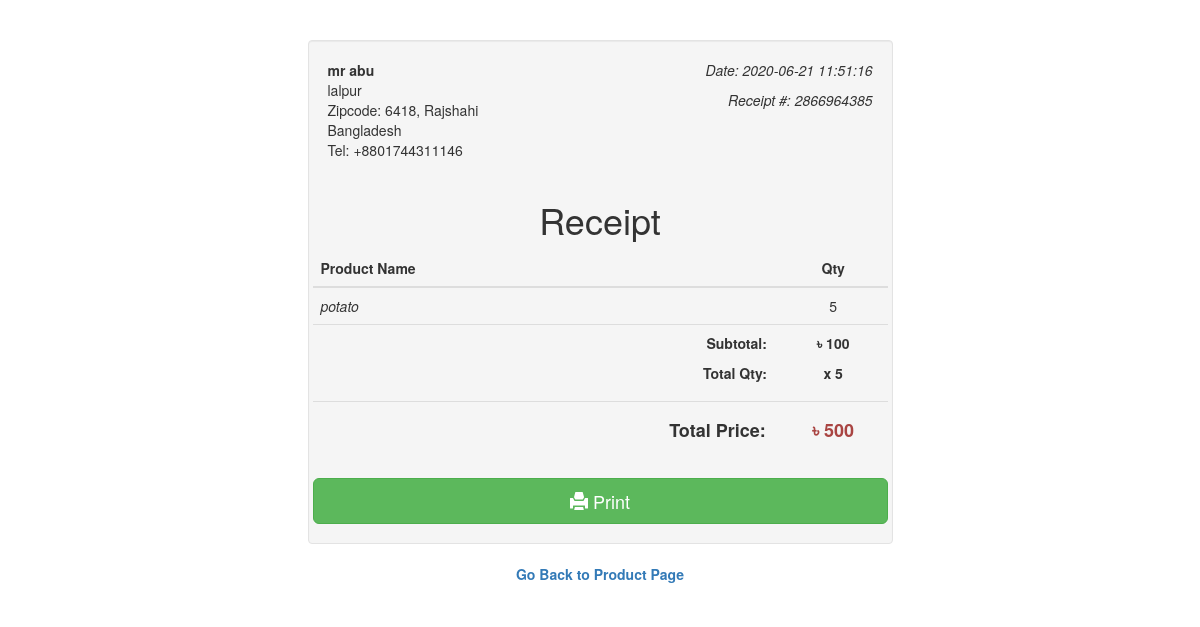
The page /agrifarm/buyer/order-receipt.php?uid=2866964385 (signed in) on the database its author committed.
### tables this page shows
CREATE TABLE `users` (
  `id` int(11) NOT NULL,
  `email` varchar(200) NOT NULL,
  `password` varchar(200) NOT NULL,
  `firstname` varchar(200) DEFAULT NULL,
  `lastname` varchar(200) DEFAULT NULL,
  `phone` varchar(200) DEFAULT NULL,
  `role` int(11) NOT NULL,
  `address` varchar(200) DEFAULT NULL,
  `zipcode` int(11) DEFAULT NULL,
  `country` varchar(100) DEFAULT NULL,
  `state` varchar(100) DEFAULT NULL,
  `profile_pic` varchar(250) DEFAULT NULL,
  `member_since` datetime NOT NULL DEFAULT current_timestamp()
);

CREATE TABLE `order_item` (
  `id` int(11) NOT NULL,
  `order_no` varchar(200) NOT NULL,
  `order_date` datetime NOT NULL DEFAULT current_timestamp(),
  `product_id` int(100) NOT NULL,
  `product` varchar(100) NOT NULL,
  `seller_id` int(100) NOT NULL,
  `qty` int(100) NOT NULL,
  `priceperkg` int(100) NOT NULL,
  `totalprice` int(100) NOT NULL,
  `buyer_id` int(100) NOT NULL,
  `card` varchar(100) DEFAULT NULL,
  `name_on_card` varchar(200) DEFAULT NULL,
  `card_no` bigint(200) DEFAULT NULL,
  `exp_date` date DEFAULT NULL,
  `cvv` int(11) DEFAULT NULL,
  `status` int(11) NOT NULL DEFAULT 0,
  `notify` int(11) NOT NULL DEFAULT 0
);

### agrifarm/session.php (called while the page is built, shortened)
<?php
	include '../conn.php';
	$sql = "SELECT * FROM users WHERE id = '".$_SESSION['user']."'";
	$query = $conn->query($sql);
	$user = $query->fetch_assoc();
?>

### agrifarm/buyer/order-receipt.php (the view, shortened to what this page needs)
<?php
  include '../session.php';
  $uid = $_REQUEST['uid'];
?>
<!DOCTYPE html>
<html lang="en">
<head>
    <link rel="stylesheet" href="https://stackpath.bootstrapcdn.com/font-awesome/4.7.0/css/font-awesome.min.css">
    <link href="//netdna.bootstrapcdn.com/bootstrap/3.0.0/css/bootstrap.min.css" rel="stylesheet" id="bootstrap-css">
</head>
<?php
  $sql = "SELECT * FROM order_item WHERE order_no ='$uid' ";
  $query = $conn->query($sql);
  $row = $query->fetch_assoc();
?>
<body>
<br>
<br>
<div class="container">
    <div class="row">
        <div class="well col-xs-10 col-sm-10 col-md-6 col-xs-offset-1 col-sm-offset-1 col-md-offset-3">
            <div class="row">
                <div class="col-xs-6 col-sm-6 col-md-6">
                    <address>
                        <strong><?php echo $user['firstname'], " ", $user['lastname']; ?></strong>
                        <br>
                        <?php echo $user['address']; ?>
                        <br>
                        Zipcode: <?php echo $user['zipcode']; ?>, <?php echo $user['state']; ?>
                        <br>
                        <?php echo $user['country']; ?>
                        <br>
                        <p>Tel: <?php echo $user['phone']; ?></p>
                    </address>
                </div>
                <div class="col-xs-6 col-sm-6 col-md-6 text-right">
                    <p>
                        <em>Date: <?php echo $row['order_date']; ?></em>
                    </p>
                    <p>
                        <em>Receipt #: <?php echo $row['order_no']; ?></em>
                    </p>
                </div>
            </div>
            <div class="row">
                <div class="text-center">
                    <h1>Receipt</h1>
                </div>
                <table class="table table-hover" width="100%">
                    <thead>
                        <tr>
                            <th>Product Name </th>
                            <th></th>
                            <th></th>
                            <th class="text-center">Qty</th>
                        </tr>
                    </thead>
                    <tbody>
                        <tr>
                            <td><em><?php echo $row['product']; ?></em></h4></td>
                            <td>   </td>
                            <td>   </td>
                            <td class="text-center"> <?php echo $row['qty']; ?> </td>
                        </tr>
                        <tr>
                            <td>   </td>
                                <td>   </td>
                            <td class="text-right">
                                <p>
                                    <strong>Subtotal: </strong>
                                </p>
                                <p>
                                    <strong>Total Qty: </strong>
                                </p>
                            </td>
                            <td class="text-center">
                                <p>
                                    <strong>৳ <?php echo $row['priceperkg']; ?></strong>
                                </p>
                                <p>
                                    <strong>x <?php echo $row['qty']; ?></strong>
                                </p>
                            </td>
                        </tr>
                        <tr>
                            <td>   </td>
                            <td>   </td>
                            <td class="text-right"><h4><strong>Total Price: </strong></h4></td>
                            <td class="text-center text-danger"><h4><strong>৳ <?php echo $row['totalprice']; ?></strong></h4></td>
                        </tr>
                    </tbody>
                </table>
                <a target="_blank" href="receipt.php?uid=<?php echo $row['order_no'];?>" class="btn btn-success btn-lg btn-block">
                    <span class="glyphicon glyphicon-print"></span> Print
                </a>
            </div>
        </div>
    </div
    >
    <div class="form-group text-center">
        <a href="index.php" class=""> <strong>Go Back to Product Page</strong></a>
    </div>
</body>

### rows shown on the page
users: firstname "mr", lastname "abu", address "lalpur", zipcode "6418", state "Rajshahi", country "Bangladesh", phone "+8801744311146"
order_item: order_date "2020-06-21 11:51:16", order_no "2866964385", product "potato", qty "5", priceperkg "100", totalprice "500"
